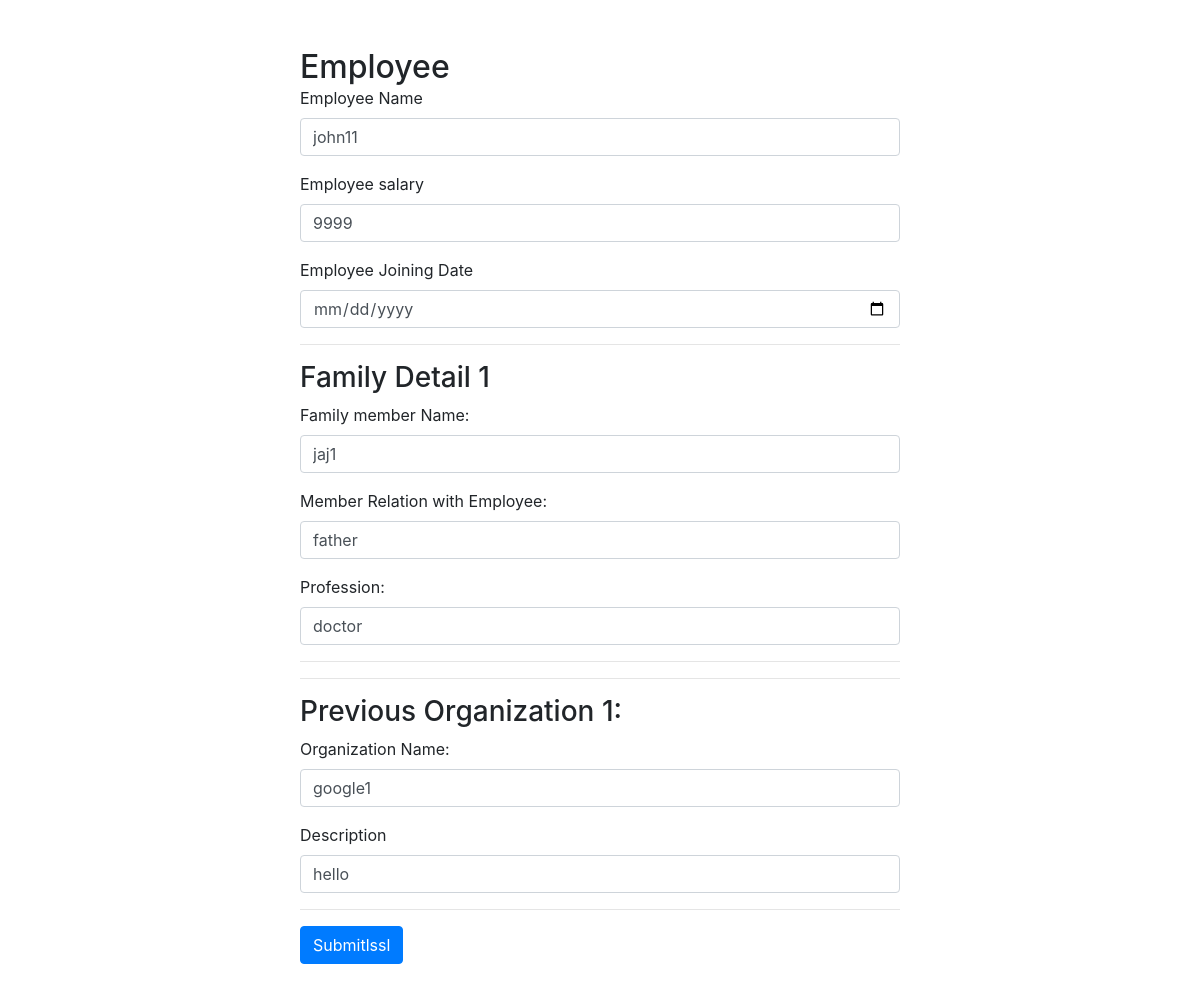
Screenshot of /employee/update/22 with the database file from the repository.
### Employee/models.py (models this page shows, shortened)
class Employee(models.Model):
    name = models.CharField(max_length=100)
    salary = models.IntegerField()
    joining_date = models.DateField(auto_now_add=False, null=True, blank=True)

class FamilyDetail(models.Model):
    employees = models.ForeignKey(Employee, on_delete=models.CASCADE)
    name = models.CharField(max_length=100, null=True, blank=True)
    relation_with_employee = models.CharField(max_length=100, null=True, blank=True)
    profession = models.CharField(max_length=100, null=True, blank=True)

class PreviousOrganization(models.Model):
    employees = models.ForeignKey(Employee, on_delete=models.CASCADE)
    organization_name = models.CharField(max_length=50, null=True, blank=True)
    description = models.TextField(max_length=50, null=True, blank=True)

### Employee/views.py (the view, shortened to what this page needs)
# urls.py: path('update/<str:pk>', EmployeeUpdateView.as_view(), name="employee_update"),
class EmployeeUpdateView(View):
    def get(self, request, *args, pk, **kwargs):
        employee_obj = Employee.objects.get(id=pk)
        employee_family_details = FamilyDetail.objects.select_related().filter(employees= employee_obj).all()
        employee_previous_organizations = PreviousOrganization.objects.select_related().filter(employees= employee_obj).all()
        context = {
            'employee' : employee_obj,
            'employee_family_details': employee_family_details,
            'employee_previous_organizations': employee_previous_organizations
        }
        return render(request, 'employee_update.html', context)

### templates/employee_update.html (shortened to what this page needs)
<!doctype html>
<html lang="en">
  <head>
    <link rel="stylesheet" href="https://cdn.jsdelivr.net/npm/bootstrap@4.1.3/dist/css/bootstrap.min.css">
  </head>
  <body>
<div class="mt-5">
    <h2 class="m-auto w-50 m-auto ">Employee</h2>
    <form method="post" class="w-50 m-auto" action="{% url 'employee_update' employee.id %}">
        <div class="form-group">
          <label for="exampleInputEmail1">Employee Name</label>
          <input type="text" class="form-control" name="employee_name" value="{{employee.name}}" placeholder="Enter Name">
        </div>
        <div class="form-group">
            <label for="">Employee salary</label>
            <input type="number" class="form-control" name="employee_salary" value="{{employee.salary}}" placeholder="Enter salary">
        </div>
        <div class="form-group">
            <label for="">Employee Joining Date </label>
            <input type="date" class="form-control" name="employee_joining_date" value="" placeholder="Enter date">
        </div>
        <hr>
        {% for employee_family_detail in employee_family_details  %}
                <h3>Family Detail {{forloop.counter}}</h3>
            <div class="form-group">
                <label for="exampleInputEmail1">Family member Name:</label>
                <input type="text" class="form-control" name="member{{forloop.counter}}" value="{{employee_family_detail.name}}" placeholder="Enter name">
            </div>
            <div class="form-group">
                <label for="exampleInputEmail1">Member Relation with Employee:</label>
                <input type="text" class="form-control" name="memberrelation{{forloop.counter}}" value="{{employee_family_detail.relation_with_employee}}" placeholder="Enter relation">
            </div>
            <div class="form-group">
                <label for="exampleInputEmail1">Profession:</label>
                <input type="text" class="form-control" name="profession{{forloop.counter}}" value="{{employee_family_detail.profession}}" placeholder="Enter profession">
            </div>
            <hr>
            {% empty %}
                {% include 'extrarecored.html' %}
            {% endfor %}
        <hr>
        {% for employee_previous_organization in employee_previous_organizations  %}
        <h3>Previous Organization {{forloop.counter}}:</h3>
        <div class="form-group">
            <label for="exampleInputEmail1">Organization Name:</label>
            <input type="text" class="form-control" id="exampleInputEmail1" name="Organizationname{{forloop.counter}}" value="{{employee_previous_organization.organization_name}}" placeholder="Enter salary">
        </div>
        <div class="form-group">
            <label for="exampleInputEmail1">Description</label>
            <input type="text" class="form-control" id="exampleInputEmail1" value="{{employee_previous_organization.description}}" name="Description{{forloop.counter}}" aria-describedby="emailHelp" placeholder="Enter salary">
        </div>
        {% endfor %}
        <hr>
        <button type="submit" class="btn btn-primary">Submitlssl</button>
      </form>
      <div class="m-auto">
<br><br>
</div>
</div>
<br><br>
  </body>
</html>

### rows the page displays
Employee: employee_name "john11", employee_salary "9999"
FamilyDetail: name "jaj1", relation_with_employee "father", profession "doctor"
PreviousOrganization: organization_name "google1", description "hello"
